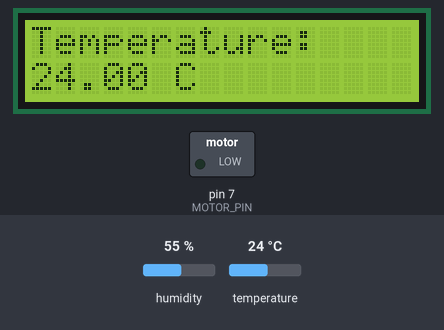
This sketch was run on a simulated Arduino Uno, built with avr-gcc and run on an emulated ATmega328P. On the bench: 16×2 character LCD, switched loads named in the sketch (green lamp = pin HIGH). The test bench sets the inputs (shaded band); at power-on: temperature 24 °C, humidity 55 %. What the sketch prints to the serial monitor is not drawn.

Above: at 1.2 s.
1.3 s: temperature set to 27 °C
At 3.6 s:
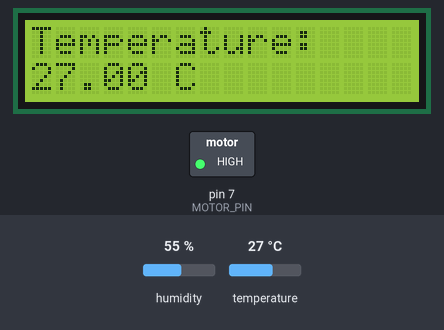
4.1 s: temperature set to 12 °C
At 5.2 s:
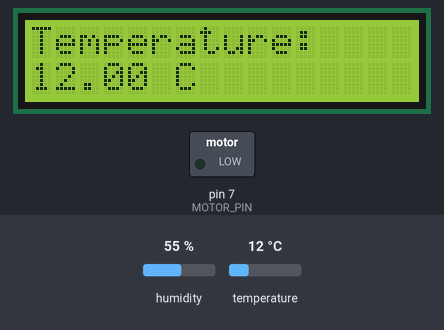
6.9 s: temperature set to 19 °C
At 9.8 s:
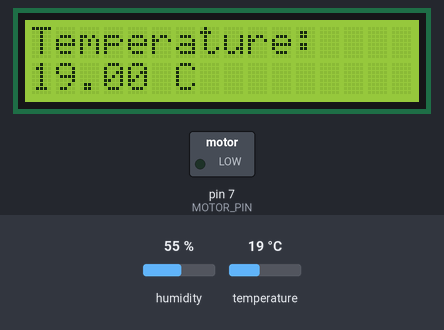
Timing chart, 0 to 11.3 s (numbered marks = the images above; inputs shaded):
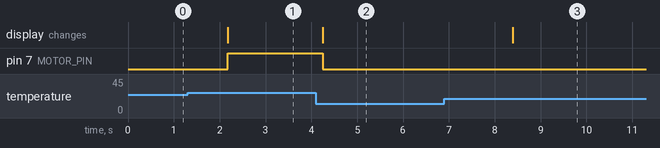

Measured:
- the behaviour switches between 25 and 26 °C on temperature (found by bisection; images 0 and 1)
- after the input at 1.3 s, pin 7 (MOTOR_PIN): LOW → HIGH after 0.88 s; the display: changes after 0.88 s (image 1)
- after the input at 4.1 s, pin 7 (MOTOR_PIN): HIGH → LOW after 0.15 s; the display: changes after 0.15 s (image 2)
- after the input at 6.9 s, the display: changes after 1.5 s (image 3)

The sketch:

temperature_with_fan.ino
```cpp
#include <DHT.h>
#include <LiquidCrystal_I2C.h>

#define DHTPIN A3     // Pin connected to the DHT sensor
#define DHTTYPE DHT11 // DHT 11

#define MOTOR_PIN 7   // Pin connected to the DC motor, changed to pin 7

DHT dht(DHTPIN, DHTTYPE); // Initialize DHT sensor
LiquidCrystal_I2C lcd(0x27, 16, 2); // Initialize LCD

void setup() {
  Serial.begin(9600);
  Serial.println("Temperature Sensor Test");

  dht.begin();
  lcd.init();
  lcd.backlight();

  pinMode(MOTOR_PIN, OUTPUT); // Set the motor pin as an output
}

void loop() {
  float temperature = dht.readTemperature(); // Read temperature

  if (isnan(temperature)) { // Check if reading is valid
    Serial.println("Failed to read from DHT sensor!");
    return;
  }

  Serial.print("Temperature: ");
  Serial.print(temperature);
  Serial.println(" °C");

  lcd.clear(); // Clear the LCD screen
  lcd.setCursor(0, 0);
  lcd.print("Temperature:");
  lcd.setCursor(0, 1);
  lcd.print(temperature);
  lcd.print(" C");

  if (temperature > 25) {
    digitalWrite(MOTOR_PIN, HIGH); // Turn on the motor if temperature is above 25°C
  } else {
    digitalWrite(MOTOR_PIN, LOW); // Turn off the motor if temperature is not above 25°C
  }

  delay(1000);
}
```
